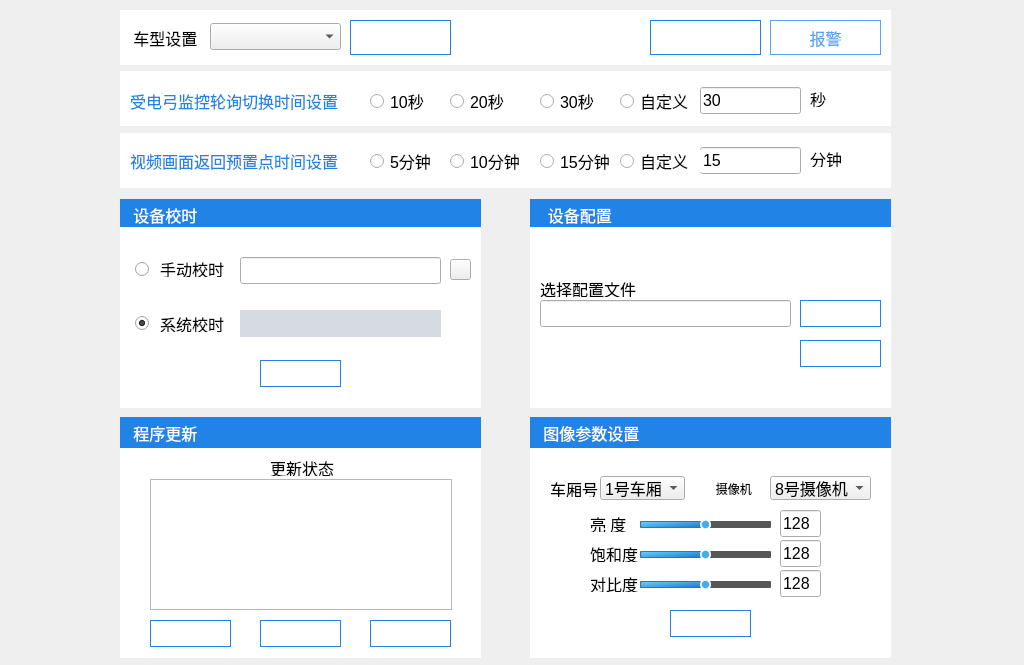
 <widget class="QWidget" name="devUpdateWidget">
  <property name="geometry">
   <rect>
    <x>0</x>
    <y>0</y>
    <width>1024</width>
    <height>665</height>
   </rect>
  </property>
  <property name="windowTitle">
   <string>Form</string>
  </property>
  <widget class="QLabel" name="label">
   <property name="geometry">
    <rect>
     <x>120</x>
     <y>10</y>
     <width>771</width>
     <height>55</height>
    </rect>
   </property>
   <property name="font">
    <font>
     <pointsize>12</pointsize>
    </font>
   </property>
   <property name="styleSheet">
    <string notr="true"> #label { 
    background-color: rgb(255, 255, 255);
  } 
 #label * { 
     background-color:; 
 }</string>
   </property>
   <property name="text">
    <string>   车型设置   </string>
   </property>
  </widget>
  <widget class="QComboBox" name="trainTypeSetComboBox">
   <property name="geometry">
    <rect>
     <x>210</x>
     <y>23</y>
     <width>131</width>
     <height>27</height>
    </rect>
   </property>
   <property name="font">
    <font>
     <pointsize>12</pointsize>
    </font>
   </property>
  </widget>
  <widget class="QPushButton" name="alarmPushButton">
   <property name="geometry">
    <rect>
     <x>770</x>
     <y>20</y>
     <width>111</width>
     <height>35</height>
    </rect>
   </property>
   <property name="font">
    <font>
     <pointsize>12</pointsize>
    </font>
   </property>
   <property name="styleSheet">
    <string notr="true">QPushButton
{background-color: rgb(255, 255, 255);color: rgb(86, 164, 246);border-color: rgb(86, 164, 246);border-width: 1px;border-style: solid;}

QPushButton:hover{background-color: rgb(246, 246, 246);color: rgb(86, 164, 246);border-color: rgb(86, 164, 246);border-width: 1px;border-style: solid;}

QPushButton:pressed{background-color: rgb(86, 164, 246);color: rgb(255, 255, 255);border-color: rgb(86, 164, 246);border-width: 1px;border-style: solid;}

QPushButton:checked
{background-color: rgb(255, 0, 0);color: rgb(86, 164, 246);border-color: rgb(86, 164, 246);border-width: 1px;border-style: solid;}</string>
   </property>
   <property name="text">
    <string>报警</string>
   </property>
   <property name="checkable">
    <bool>true</bool>
   </property>
  </widget>
  <widget class="QPushButton" name="permissonManagePushButton">
   <property name="geometry">
    <rect>
     <x>650</x>
     <y>20</y>
     <width>111</width>
     <height>35</height>
    </rect>
   </property>
   <property name="font">
    <font>
     <pointsize>12</pointsize>
    </font>
   </property>
   <property name="styleSheet">
    <string notr="true">color: rgb(255, 255, 255);
background-image: url(:/res/anniubk.png);
border-color: rgb(33, 131, 229);
border-width: 1px;
border-style: solid;

</string>
   </property>
   <property name="text">
    <string>权限管理</string>
   </property>
  </widget>
  <widget class="QPushButton" name="trainTypeSetPushButton">
   <property name="geometry">
    <rect>
     <x>350</x>
     <y>20</y>
     <width>101</width>
     <height>35</height>
    </rect>
   </property>
   <property name="font">
    <font>
     <pointsize>12</pointsize>
    </font>
   </property>
   <property name="styleSheet">
    <string notr="true">color: rgb(255, 255, 255);
background-image: url(:/res/anniubk.png);
border-color: rgb(33, 131, 229);
border-width: 1px;
border-style: solid;</string>
   </property>
   <property name="text">
    <string>确定</string>
   </property>
  </widget>
  <widget class="QLabel" name="label_2">
   <property name="geometry">
    <rect>
     <x>120</x>
     <y>71</y>
     <width>771</width>
     <height>55</height>
    </rect>
   </property>
   <property name="font">
    <font>
     <pointsize>12</pointsize>
    </font>
   </property>
   <property name="styleSheet">
    <string notr="true"> #label_2 { 
    background-color: rgb(255, 255, 255);
  } 
 #label_2 * { 
     background-color:; 
 }</string>
   </property>
   <property name="text">
    <string/>
   </property>
  </widget>
  <widget class="QLabel" name="pollingTimeSetLabel">
   <property name="geometry">
    <rect>
     <x>130</x>
     <y>90</y>
     <width>211</width>
     <height>21</height>
    </rect>
   </property>
   <property name="font">
    <font>
     <pointsize>12</pointsize>
    </font>
   </property>
   <property name="styleSheet">
    <string notr="true">color: rgb(33, 131, 229);
background-color: rgb(255, 255, 255);</string>
   </property>
   <property name="text">
    <string>受电弓监控轮询切换时间设置</string>
   </property>
  </widget>
  <widget class="QRadioButton" name="pollingTimeSetRadioButton">
   <property name="geometry">
    <rect>
     <x>370</x>
     <y>90</y>
     <width>61</width>
     <height>22</height>
    </rect>
   </property>
   <property name="font">
    <font>
     <pointsize>12</pointsize>
    </font>
   </property>
   <property name="styleSheet">
    <string notr="true">background-color: rgb(255, 255, 255);</string>
   </property>
   <property name="text">
    <string>10秒</string>
   </property>
  </widget>
  <widget class="QRadioButton" name="pollingTimeSetRadioButton_2">
   <property name="geometry">
    <rect>
     <x>450</x>
     <y>90</y>
     <width>61</width>
     <height>22</height>
    </rect>
   </property>
   <property name="font">
    <font>
     <pointsize>12</pointsize>
    </font>
   </property>
   <property name="styleSheet">
    <string notr="true">background-color: rgb(255, 255, 255);</string>
   </property>
   <property name="text">
    <string>20秒</string>
   </property>
  </widget>
  <widget class="QRadioButton" name="pollingTimeSetRadioButton_3">
   <property name="geometry">
    <rect>
     <x>540</x>
     <y>90</y>
     <width>61</width>
     <height>22</height>
    </rect>
   </property>
   <property name="font">
    <font>
     <pointsize>12</pointsize>
    </font>
   </property>
   <property name="styleSheet">
    <string notr="true">background-color: rgb(255, 255, 255);</string>
   </property>
   <property name="text">
    <string>30秒</string>
   </property>
   <property name="checked">
    <bool>false</bool>
   </property>
  </widget>
  <widget class="QRadioButton" name="pollingTimeSetRadioButton_4">
   <property name="geometry">
    <rect>
     <x>620</x>
     <y>90</y>
     <width>81</width>
     <height>22</height>
    </rect>
   </property>
   <property name="font">
    <font>
     <pointsize>12</pointsize>
    </font>
   </property>
   <property name="styleSheet">
    <string notr="true">background-color: rgb(255, 255, 255);</string>
   </property>
   <property name="text">
    <string>自定义</string>
   </property>
   <property name="checked">
    <bool>false</bool>
   </property>
  </widget>
  <widget class="QLineEdit" name="pollingTimeSetLineEdit">
   <property name="geometry">
    <rect>
     <x>700</x>
     <y>87</y>
     <width>101</width>
     <height>27</height>
    </rect>
   </property>
   <property name="font">
    <font>
     <pointsize>12</pointsize>
    </font>
   </property>
   <property name="text">
    <string>30</string>
   </property>
   <property name="readOnly">
    <bool>false</bool>
   </property>
  </widget>
  <widget class="QLabel" name="label_3">
   <property name="geometry">
    <rect>
     <x>120</x>
     <y>133</y>
     <width>771</width>
     <height>55</height>
    </rect>
   </property>
   <property name="font">
    <font>
     <pointsize>12</pointsize>
    </font>
   </property>
   <property name="styleSheet">
    <string notr="true"> #label_3 { 
    background-color: rgb(255, 255, 255);
  } 
 #label_3 * { 
     background-color:; 
 }</string>
   </property>
   <property name="text">
    <string/>
   </property>
  </widget>
  <widget class="QLineEdit" name="presetReturnTimeSetLineEdit">
   <property name="geometry">
    <rect>
     <x>700</x>
     <y>147</y>
     <width>101</width>
     <height>27</height>
    </rect>
   </property>
   <property name="font">
    <font>
     <pointsize>12</pointsize>
    </font>
   </property>
   <property name="text">
    <string>15</string>
   </property>
   <property name="readOnly">
    <bool>false</bool>
   </property>
  </widget>
  <widget class="QRadioButton" name="presetReturnTimeSetRadioButton_3">
   <property name="geometry">
    <rect>
     <x>540</x>
     <y>150</y>
     <width>81</width>
     <height>22</height>
    </rect>
   </property>
   <property name="font">
    <font>
     <pointsize>12</pointsize>
    </font>
   </property>
   <property name="styleSheet">
    <string notr="true">background-color: rgb(255, 255, 255);</string>
   </property>
   <property name="text">
    <string>15分钟</string>
   </property>
   <property name="checked">
    <bool>false</bool>
   </property>
  </widget>
  <widget class="QRadioButton" name="presetReturnTimeSetRadioButton">
   <property name="geometry">
    <rect>
     <x>370</x>
     <y>150</y>
     <width>71</width>
     <height>22</height>
    </rect>
   </property>
   <property name="font">
    <font>
     <pointsize>12</pointsize>
    </font>
   </property>
   <property name="styleSheet">
    <string notr="true">background-color: rgb(255, 255, 255);</string>
   </property>
   <property name="text">
    <string>5分钟</string>
   </property>
  </widget>
  <widget class="QLabel" name="presetReturnTimeSetLabel">
   <property name="geometry">
    <rect>
     <x>130</x>
     <y>150</y>
     <width>211</width>
     <height>21</height>
    </rect>
   </property>
   <property name="font">
    <font>
     <pointsize>12</pointsize>
    </font>
   </property>
   <property name="styleSheet">
    <string notr="true">color: rgb(33, 131, 229);
background-color: rgb(255, 255, 255);</string>
   </property>
   <property name="text">
    <string>视频画面返回预置点时间设置</string>
   </property>
  </widget>
  <widget class="QLabel" name="label_4">
   <property name="geometry">
    <rect>
     <x>810</x>
     <y>90</y>
     <width>31</width>
     <height>17</height>
    </rect>
   </property>
   <property name="font">
    <font>
     <pointsize>12</pointsize>
    </font>
   </property>
   <property name="styleSheet">
    <string notr="true">background-color: rgb(255, 255, 255);</string>
   </property>
   <property name="text">
    <string>秒</string>
   </property>
  </widget>
  <widget class="QRadioButton" name="presetReturnTimeSetRadioButton_2">
   <property name="geometry">
    <rect>
     <x>450</x>
     <y>150</y>
     <width>81</width>
     <height>22</height>
    </rect>
   </property>
   <property name="font">
    <font>
     <pointsize>12</pointsize>
    </font>
   </property>
   <property name="styleSheet">
    <string notr="true">background-color: rgb(255, 255, 255);</string>
   </property>
   <property name="text">
    <string>10分钟</string>
   </property>
  </widget>
  <widget class="QRadioButton" name="presetReturnTimeSetRadioButton_4">
   <property name="geometry">
    <rect>
     <x>620</x>
     <y>150</y>
     <width>81</width>
     <height>22</height>
    </rect>
   </property>
   <property name="font">
    <font>
     <pointsize>12</pointsize>
    </font>
   </property>
   <property name="styleSheet">
    <string notr="true">background-color: rgb(255, 255, 255);</string>
   </property>
   <property name="text">
    <string>自定义</string>
   </property>
  </widget>
  <widget class="QLabel" name="label_7">
   <property name="geometry">
    <rect>
     <x>810</x>
     <y>150</y>
     <width>31</width>
     <height>17</height>
    </rect>
   </property>
   <property name="font">
    <font>
     <pointsize>12</pointsize>
    </font>
   </property>
   <property name="styleSheet">
    <string notr="true">background-color: rgb(255, 255, 255);</string>
   </property>
   <property name="text">
    <string>分钟</string>
   </property>
  </widget>
  <widget class="QLabel" name="devTimeAdjustLabel">
   <property name="geometry">
    <rect>
     <x>120</x>
     <y>199</y>
     <width>361</width>
     <height>31</height>
    </rect>
   </property>
   <property name="font">
    <font>
     <pointsize>12</pointsize>
    </font>
   </property>
   <property name="styleSheet">
    <string notr="true">color: rgb(255, 255, 255);
background-color: rgb(33, 131, 229);</string>
   </property>
   <property name="text">
    <string>   设备校时</string>
   </property>
  </widget>
  <widget class="QLabel" name="devConfigLabel">
   <property name="geometry">
    <rect>
     <x>530</x>
     <y>199</y>
     <width>361</width>
     <height>31</height>
    </rect>
   </property>
   <property name="font">
    <font>
     <pointsize>12</pointsize>
    </font>
   </property>
   <property name="styleSheet">
    <string notr="true">color: rgb(255, 255, 255);
background-color: rgb(33, 131, 229);</string>
   </property>
   <property name="text">
    <string>    设备配置</string>
   </property>
  </widget>
  <widget class="QLabel" name="label_10">
   <property name="geometry">
    <rect>
     <x>120</x>
     <y>227</y>
     <width>361</width>
     <height>181</height>
    </rect>
   </property>
   <property name="styleSheet">
    <string notr="true"> #label_10 { 
    background-color: rgb(255, 255, 255);
  } 
 #label_10 * { 
     background-color:; 
 }</string>
   </property>
   <property name="text">
    <string/>
   </property>
  </widget>
  <widget class="QLabel" name="label_11">
   <property name="geometry">
    <rect>
     <x>530</x>
     <y>227</y>
     <width>361</width>
     <height>181</height>
    </rect>
   </property>
   <property name="styleSheet">
    <string notr="true"> #label_11 { 
    background-color: rgb(255, 255, 255);
  } 
 #label_11 * { 
     background-color:; 
 }</string>
   </property>
   <property name="text">
    <string/>
   </property>
  </widget>
  <widget class="QPushButton" name="timeAdjustPushButton">
   <property name="geometry">
    <rect>
     <x>260</x>
     <y>360</y>
     <width>81</width>
     <height>27</height>
    </rect>
   </property>
   <property name="styleSheet">
    <string notr="true">color: rgb(255, 255, 255);
background-image: url(:/res/anniubk.png);
border-color: rgb(33, 131, 229);
border-width: 1px;
border-style: solid;</string>
   </property>
   <property name="text">
    <string>校  时</string>
   </property>
  </widget>
  <widget class="QLabel" name="configFileSelectionLabel">
   <property name="geometry">
    <rect>
     <x>540</x>
     <y>280</y>
     <width>101</width>
     <height>17</height>
    </rect>
   </property>
   <property name="font">
    <font>
     <pointsize>12</pointsize>
    </font>
   </property>
   <property name="styleSheet">
    <string notr="true">background-color: rgb(255, 255, 255);</string>
   </property>
   <property name="text">
    <string>选择配置文件</string>
   </property>
  </widget>
  <widget class="QLineEdit" name="configFileDisplayLineEdit">
   <property name="geometry">
    <rect>
     <x>540</x>
     <y>300</y>
     <width>251</width>
     <height>27</height>
    </rect>
   </property>
   <property name="font">
    <font>
     <pointsize>12</pointsize>
    </font>
   </property>
  </widget>
  <widget class="QPushButton" name="configFileSelectionPushButton">
   <property name="geometry">
    <rect>
     <x>800</x>
     <y>300</y>
     <width>81</width>
     <height>27</height>
    </rect>
   </property>
   <property name="font">
    <font>
     <pointsize>12</pointsize>
    </font>
   </property>
   <property name="styleSheet">
    <string notr="true">color: rgb(255, 255, 255);
background-image: url(:/res/anniubk.png);
border-color: rgb(33, 131, 229);
border-width: 1px;
border-style: solid;</string>
   </property>
   <property name="text">
    <string>浏览</string>
   </property>
  </widget>
  <widget class="QPushButton" name="configFileImportPushButton">
   <property name="geometry">
    <rect>
     <x>800</x>
     <y>340</y>
     <width>81</width>
     <height>27</height>
    </rect>
   </property>
   <property name="font">
    <font>
     <pointsize>12</pointsize>
    </font>
   </property>
   <property name="styleSheet">
    <string notr="true">color: rgb(255, 255, 255);
background-image: url(:/res/anniubk.png);
border-color: rgb(33, 131, 229);
border-width: 1px;
border-style: solid;</string>
   </property>
   <property name="text">
    <string>导入</string>
   </property>
  </widget>
  <widget class="QLabel" name="label_14">
   <property name="geometry">
    <rect>
     <x>120</x>
     <y>447</y>
     <width>361</width>
     <height>211</height>
    </rect>
   </property>
   <property name="styleSheet">
    <string notr="true"> #label_14 { 
    background-color: rgb(255, 255, 255);
  } 
 #label_14 * { 
     background-color:; 
 }</string>
   </property>
   <property name="text">
    <string/>
   </property>
  </widget>
  <widget class="QLabel" name="updateLabel">
   <property name="geometry">
    <rect>
     <x>120</x>
     <y>417</y>
     <width>361</width>
     <height>31</height>
    </rect>
   </property>
   <property name="font">
    <font>
     <pointsize>12</pointsize>
    </font>
   </property>
   <property name="styleSheet">
    <string notr="true">color: rgb(255, 255, 255);
background-color: rgb(33, 131, 229);</string>
   </property>
   <property name="text">
    <string>   程序更新</string>
   </property>
  </widget>
  <widget class="QPushButton" name="updateBeginPushButton">
   <property name="geometry">
    <rect>
     <x>260</x>
     <y>620</y>
     <width>81</width>
     <height>27</height>
    </rect>
   </property>
   <property name="font">
    <font>
     <pointsize>12</pointsize>
    </font>
   </property>
   <property name="styleSheet">
    <string notr="true">color: rgb(255, 255, 255);
background-image: url(:/res/anniubk.png);
border-color: rgb(33, 131, 229);
border-width: 1px;
border-style: solid;</string>
   </property>
   <property name="text">
    <string>开始更新</string>
   </property>
  </widget>
  <widget class="QPushButton" name="clientRebootPushButton">
   <property name="geometry">
    <rect>
     <x>370</x>
     <y>620</y>
     <width>81</width>
     <height>27</height>
    </rect>
   </property>
   <property name="font">
    <font>
     <pointsize>12</pointsize>
    </font>
   </property>
   <property name="styleSheet">
    <string notr="true">color: rgb(255, 255, 255);
background-image: url(:/res/anniubk.png);
border-color: rgb(33, 131, 229);
border-width: 1px;
border-style: solid;</string>
   </property>
   <property name="text">
    <string>重启客户端</string>
   </property>
  </widget>
  <widget class="QLabel" name="updateStatusLabel">
   <property name="geometry">
    <rect>
     <x>270</x>
     <y>459</y>
     <width>71</width>
     <height>17</height>
    </rect>
   </property>
   <property name="font">
    <font>
     <pointsize>12</pointsize>
    </font>
   </property>
   <property name="styleSheet">
    <string notr="true">background-color: rgb(255, 255, 255);</string>
   </property>
   <property name="text">
    <string>更新状态</string>
   </property>
  </widget>
  <widget class="QLabel" name="label_17">
   <property name="geometry">
    <rect>
     <x>530</x>
     <y>447</y>
     <width>361</width>
     <height>211</height>
    </rect>
   </property>
   <property name="font">
    <font>
     <pointsize>12</pointsize>
    </font>
   </property>
   <property name="styleSheet">
    <string notr="true">background-color: rgb(255, 255, 255);
</string>
   </property>
   <property name="text">
    <string/>
   </property>
  </widget>
  <widget class="QLabel" name="imageParamSetLabel">
   <property name="geometry">
    <rect>
     <x>530</x>
     <y>417</y>
     <width>361</width>
     <height>31</height>
    </rect>
   </property>
   <property name="font">
    <font>
     <pointsize>12</pointsize>
    </font>
   </property>
   <property name="styleSheet">
    <string notr="true">color: rgb(255, 255, 255);
background-color: rgb(33, 131, 229);</string>
   </property>
   <property name="text">
    <string>   图像参数设置</string>
   </property>
  </widget>
  <widget class="QLabel" name="cameraLabel">
   <property name="geometry">
    <rect>
     <x>706</x>
     <y>480</y>
     <width>61</width>
     <height>17</height>
    </rect>
   </property>
   <property name="styleSheet">
    <string notr="true">background-color: rgb(255, 255, 255);</string>
   </property>
   <property name="text">
    <string>   摄像机</string>
   </property>
  </widget>
  <widget class="QLabel" name="carriageLabel">
   <property name="geometry">
    <rect>
     <x>550</x>
     <y>480</y>
     <width>51</width>
     <height>17</height>
    </rect>
   </property>
   <property name="font">
    <font>
     <pointsize>12</pointsize>
    </font>
   </property>
   <property name="styleSheet">
    <string notr="true">background-color: rgb(255, 255, 255);</string>
   </property>
   <property name="text">
    <string>车厢号</string>
   </property>
  </widget>
  <widget class="QComboBox" name="carriageSelectionComboBox">
   <property name="enabled">
    <bool>true</bool>
   </property>
   <property name="geometry">
    <rect>
     <x>600</x>
     <y>476</y>
     <width>85</width>
     <height>24</height>
    </rect>
   </property>
   <property name="font">
    <font>
     <pointsize>12</pointsize>
    </font>
   </property>
   <property name="currentIndex">
    <number>0</number>
   </property>
   <property name="minimumContentsLength">
    <number>0</number>
   </property>
   <item>
    <property name="text">
     <string>1号车厢</string>
    </property>
   </item>
   <item>
    <property name="text">
     <string>8号车厢</string>
    </property>
   </item>
  </widget>
  <widget class="QComboBox" name="cameraSelectionComboBox">
   <property name="enabled">
    <bool>true</bool>
   </property>
   <property name="geometry">
    <rect>
     <x>770</x>
     <y>476</y>
     <width>101</width>
     <height>24</height>
    </rect>
   </property>
   <property name="font">
    <font>
     <pointsize>12</pointsize>
    </font>
   </property>
   <property name="currentIndex">
    <number>0</number>
   </property>
   <item>
    <property name="text">
     <string>8号摄像机</string>
    </property>
   </item>
   <item>
    <property name="text">
     <string>9号摄像机</string>
    </property>
   </item>
  </widget>
  <widget class="QLabel" name="brightnessLabel">
   <property name="geometry">
    <rect>
     <x>590</x>
     <y>515</y>
     <width>51</width>
     <height>17</height>
    </rect>
   </property>
   <property name="font">
    <font>
     <pointsize>12</pointsize>
    </font>
   </property>
   <property name="styleSheet">
    <string notr="true">background-color: rgb(255, 255, 255);</string>
   </property>
   <property name="text">
    <string>亮 度</string>
   </property>
  </widget>
  <widget class="QSlider" name="brightnessSlider">
   <property name="geometry">
    <rect>
     <x>640</x>
     <y>510</y>
     <width>131</width>
     <height>29</height>
    </rect>
   </property>
   <property name="styleSheet">
    <string notr="true">QSlider::groove:horizontal{border: 1px solid #4A708B;background: #C0C0C0;height: 5px;border-radius: 1px;padding-left:-1px;padding-right:-1px;}

QSlider::sub-page:horizontal{background: qlineargradient(x1:0, y1:0, x2:0, y2:1,stop:0 #B1B1B1,stop:1 #c4c4c4);background:qlineargradient(x1: 0, y1: 0.2, x2: 1, y2: 1,stop: 0 #5DCCFF,stop: 1 #1874CD);border: 1px solid #4A708B;height: 10px;border-radius: 2px;}

QSlider::add-page:horizontal{background: #575757;border: 0px solid #777;height: 10px;border-radius: 2px;}

QSlider::handle:horizontal{background: qradialgradient(spread:pad, cx:0.5, cy:0.5, radius:0.5, fx:0.5, fy:0.5,stop:0.6 #45ADED, stop:0.778409 rgba(255, 255, 255, 255));width: 11px;margin-top: -3px;margin-bottom: -3px;border-radius: 5px;}

QSlider::handle:horizontal:hover{background: qradialgradient(spread:pad, cx:0.5, cy:0.5, radius:0.5, fx:0.5, fy:0.5, stop:0.6 #2A8BDA,stop:0.778409 rgba(255, 255, 255, 255));width: 11px;margin-top: -3px;margin-bottom: -3px;border-radius: 5px;}

QSlider::sub-page:horizontal:disabled{background: #00009C;border-color: #999;}

QSlider::add-page:horizontal:disabled{background: #eee;border-color: #999;}

QSlider::handle:horizontal:disabled{background: #eee;border: 1px solid #aaa;border-radius: 4px;}</string>
   </property>
   <property name="minimum">
    <number>0</number>
   </property>
   <property name="maximum">
    <number>100</number>
   </property>
   <property name="value">
    <number>50</number>
   </property>
   <property name="orientation">
    <enum>Qt::Horizontal</enum>
   </property>
  </widget>
  <widget class="QLineEdit" name="brightnessLineEdit">
   <property name="geometry">
    <rect>
     <x>780</x>
     <y>510</y>
     <width>41</width>
     <height>27</height>
    </rect>
   </property>
   <property name="font">
    <font>
     <pointsize>12</pointsize>
    </font>
   </property>
   <property name="text">
    <string>128</string>
   </property>
  </widget>
  <widget class="QLineEdit" name="saturationLineEdit">
   <property name="geometry">
    <rect>
     <x>780</x>
     <y>540</y>
     <width>41</width>
     <height>27</height>
    </rect>
   </property>
   <property name="font">
    <font>
     <pointsize>12</pointsize>
    </font>
   </property>
   <property name="text">
    <string>128</string>
   </property>
  </widget>
  <widget class="QLabel" name="saturationLabel">
   <property name="geometry">
    <rect>
     <x>590</x>
     <y>545</y>
     <width>51</width>
     <height>17</height>
    </rect>
   </property>
   <property name="font">
    <font>
     <pointsize>12</pointsize>
    </font>
   </property>
   <property name="styleSheet">
    <string notr="true">background-color: rgb(255, 255, 255);</string>
   </property>
   <property name="text">
    <string>饱和度</string>
   </property>
  </widget>
  <widget class="QSlider" name="saturationSlider">
   <property name="geometry">
    <rect>
     <x>640</x>
     <y>540</y>
     <width>131</width>
     <height>29</height>
    </rect>
   </property>
   <property name="styleSheet">
    <string notr="true">QSlider::groove:horizontal{border: 1px solid #4A708B;background: #C0C0C0;height: 5px;border-radius: 1px;padding-left:-1px;padding-right:-1px;}

QSlider::sub-page:horizontal{background: qlineargradient(x1:0, y1:0, x2:0, y2:1,stop:0 #B1B1B1,stop:1 #c4c4c4);background:qlineargradient(x1: 0, y1: 0.2, x2: 1, y2: 1,stop: 0 #5DCCFF,stop: 1 #1874CD);border: 1px solid #4A708B;height: 10px;border-radius: 2px;}

QSlider::add-page:horizontal{background: #575757;border: 0px solid #777;height: 10px;border-radius: 2px;}

QSlider::handle:horizontal{background: qradialgradient(spread:pad, cx:0.5, cy:0.5, radius:0.5, fx:0.5, fy:0.5,stop:0.6 #45ADED, stop:0.778409 rgba(255, 255, 255, 255));width: 11px;margin-top: -3px;margin-bottom: -3px;border-radius: 5px;}

QSlider::handle:horizontal:hover{background: qradialgradient(spread:pad, cx:0.5, cy:0.5, radius:0.5, fx:0.5, fy:0.5, stop:0.6 #2A8BDA,stop:0.778409 rgba(255, 255, 255, 255));width: 11px;margin-top: -3px;margin-bottom: -3px;border-radius: 5px;}

QSlider::sub-page:horizontal:disabled{background: #00009C;border-color: #999;}

QSlider::add-page:horizontal:disabled{background: #eee;border-color: #999;}

QSlider::handle:horizontal:disabled{background: #eee;border: 1px solid #aaa;border-radius: 4px;}</string>
   </property>
   <property name="maximum">
    <number>100</number>
   </property>
   <property name="value">
    <number>50</number>
   </property>
   <property name="orientation">
    <enum>Qt::Horizontal</enum>
   </property>
  </widget>
  <widget class="QLineEdit" name="contrastLineEdit">
   <property name="geometry">
    <rect>
     <x>780</x>
     <y>570</y>
     <width>41</width>
     <height>27</height>
    </rect>
   </property>
   <property name="font">
    <font>
     <pointsize>12</pointsize>
    </font>
   </property>
   <property name="text">
    <string>128</string>
   </property>
  </widget>
  <widget class="QLabel" name="contrastLabel">
   <property name="geometry">
    <rect>
     <x>590</x>
     <y>575</y>
     <width>51</width>
     <height>17</height>
    </rect>
   </property>
   <property name="font">
    <font>
     <pointsize>12</pointsize>
    </font>
   </property>
   <property name="styleSheet">
    <string notr="true">background-color: rgb(255, 255, 255);</string>
   </property>
   <property name="text">
    <string>对比度</string>
   </property>
  </widget>
  <widget class="QSlider" name="contrastSlider">
   <property name="geometry">
    <rect>
     <x>640</x>
     <y>570</y>
     <width>131</width>
     <height>29</height>
    </rect>
   </property>
   <property name="styleSheet">
    <string notr="true">QSlider::groove:horizontal{border: 1px solid #4A708B;background: #C0C0C0;height: 5px;border-radius: 1px;padding-left:-1px;padding-right:-1px;}

QSlider::sub-page:horizontal{background: qlineargradient(x1:0, y1:0, x2:0, y2:1,stop:0 #B1B1B1,stop:1 #c4c4c4);background:qlineargradient(x1: 0, y1: 0.2, x2: 1, y2: 1,stop: 0 #5DCCFF,stop: 1 #1874CD);border: 1px solid #4A708B;height: 10px;border-radius: 2px;}

QSlider::add-page:horizontal{background: #575757;border: 0px solid #777;height: 10px;border-radius: 2px;}

QSlider::handle:horizontal{background: qradialgradient(spread:pad, cx:0.5, cy:0.5, radius:0.5, fx:0.5, fy:0.5,stop:0.6 #45ADED, stop:0.778409 rgba(255, 255, 255, 255));width: 11px;margin-top: -3px;margin-bottom: -3px;border-radius: 5px;}

QSlider::handle:horizontal:hover{background: qradialgradient(spread:pad, cx:0.5, cy:0.5, radius:0.5, fx:0.5, fy:0.5, stop:0.6 #2A8BDA,stop:0.778409 rgba(255, 255, 255, 255));width: 11px;margin-top: -3px;margin-bottom: -3px;border-radius: 5px;}

QSlider::sub-page:horizontal:disabled{background: #00009C;border-color: #999;}

QSlider::add-page:horizontal:disabled{background: #eee;border-color: #999;}

QSlider::handle:horizontal:disabled{background: #eee;border: 1px solid #aaa;border-radius: 4px;}</string>
   </property>
   <property name="maximum">
    <number>100</number>
   </property>
   <property name="value">
    <number>50</number>
   </property>
   <property name="orientation">
    <enum>Qt::Horizontal</enum>
   </property>
  </widget>
  <widget class="QPushButton" name="imageParamSetPushButton">
   <property name="geometry">
    <rect>
     <x>670</x>
     <y>610</y>
     <width>81</width>
     <height>27</height>
    </rect>
   </property>
   <property name="font">
    <font>
     <pointsize>12</pointsize>
    </font>
   </property>
   <property name="styleSheet">
    <string notr="true">color: rgb(255, 255, 255);
background-image: url(:/res/anniubk.png);
border-color: rgb(33, 131, 229);
border-width: 1px;
border-style: solid;</string>
   </property>
   <property name="text">
    <string>设置参数</string>
   </property>
  </widget>
  <widget class="QLabel" name="sysTimeAdjustLabel">
   <property name="geometry">
    <rect>
     <x>240</x>
     <y>310</y>
     <width>201</width>
     <height>27</height>
    </rect>
   </property>
   <property name="font">
    <font>
     <pointsize>12</pointsize>
    </font>
   </property>
   <property name="styleSheet">
    <string notr="true">background-color: rgb(214, 218, 226);
color: rgb(0, 0, 0);</string>
   </property>
   <property name="text">
    <string/>
   </property>
  </widget>
  <widget class="QTextEdit" name="updateStatueTextEdit">
   <property name="geometry">
    <rect>
     <x>150</x>
     <y>479</y>
     <width>302</width>
     <height>131</height>
    </rect>
   </property>
  </widget>
  <widget class="QPushButton" name="localSetPushButton">
   <property name="geometry">
    <rect>
     <x>150</x>
     <y>620</y>
     <width>81</width>
     <height>27</height>
    </rect>
   </property>
   <property name="font">
    <font>
     <pointsize>12</pointsize>
    </font>
   </property>
   <property name="styleSheet">
    <string notr="true">color: rgb(255, 255, 255);
background-image: url(:/res/anniubk.png);
border-color: rgb(33, 131, 229);
border-width: 1px;
border-style: solid;</string>
   </property>
   <property name="text">
    <string>本地设置</string>
   </property>
  </widget>
  <widget class="QLabel" name="label_5">
   <property name="geometry">
    <rect>
     <x>160</x>
     <y>315</y>
     <width>67</width>
     <height>17</height>
    </rect>
   </property>
   <property name="font">
    <font>
     <pointsize>12</pointsize>
    </font>
   </property>
   <property name="text">
    <string>系统校时</string>
   </property>
  </widget>
  <widget class="QLabel" name="label_6">
   <property name="geometry">
    <rect>
     <x>160</x>
     <y>260</y>
     <width>67</width>
     <height>17</height>
    </rect>
   </property>
   <property name="font">
    <font>
     <pointsize>12</pointsize>
    </font>
   </property>
   <property name="text">
    <string>手动校时</string>
   </property>
  </widget>
  <widget class="QPushButton" name="timeSetPushButton">
   <property name="geometry">
    <rect>
     <x>450</x>
     <y>259</y>
     <width>21</width>
     <height>21</height>
    </rect>
   </property>
   <property name="styleSheet">
    <string notr="true">border-image: url(:/res/time_set.png);</string>
   </property>
   <property name="text">
    <string/>
   </property>
  </widget>
  <widget class="QLineEdit" name="timeSetLineEdit">
   <property name="geometry">
    <rect>
     <x>240</x>
     <y>257</y>
     <width>201</width>
     <height>27</height>
    </rect>
   </property>
   <property name="font">
    <font>
     <pointsize>12</pointsize>
    </font>
   </property>
  </widget>
  <widget class="QRadioButton" name="setManalTimeRadioButton">
   <property name="geometry">
    <rect>
     <x>135</x>
     <y>258</y>
     <width>21</width>
     <height>22</height>
    </rect>
   </property>
   <property name="text">
    <string/>
   </property>
   <property name="checked">
    <bool>false</bool>
   </property>
  </widget>
  <widget class="QRadioButton" name="setSysTimeRadioButton">
   <property name="geometry">
    <rect>
     <x>135</x>
     <y>312</y>
     <width>21</width>
     <height>22</height>
    </rect>
   </property>
   <property name="text">
    <string/>
   </property>
   <property name="checked">
    <bool>true</bool>
   </property>
  </widget>
 </widget>
